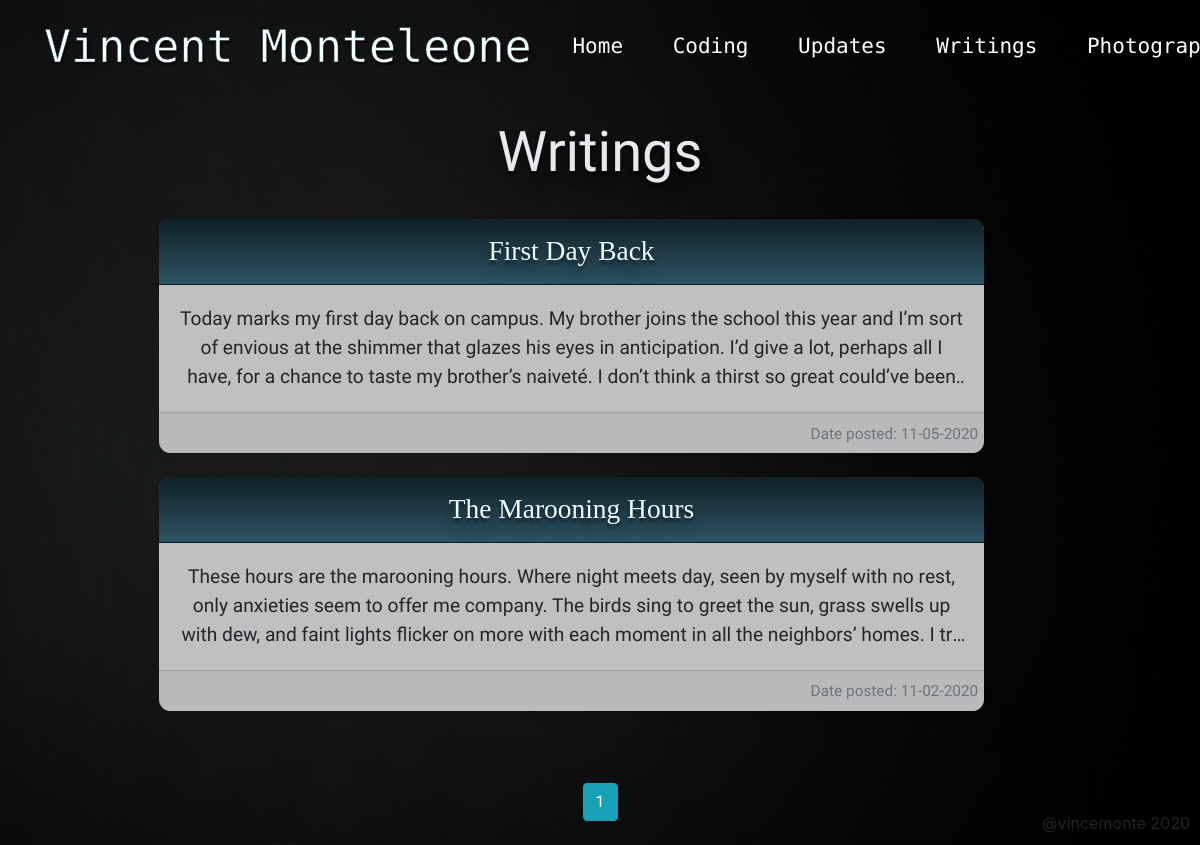
The page /writings on the database its author committed.
### personalWebsite/models.py (models this page shows, shortened)
class Project(db.Model):
    id = db.Column(db.Integer, primary_key=True)
    title = db.Column(db.String(100), nullable=False)
    type = db.Column(db.String(20), nullable=False)
    content= db.Column(db.Text, nullable=True)
    files = db.Column(db.String(80), nullable=True) #holds the path to the file images
    date_posted = db.Column(db.DateTime, nullable=False, default=datetime.now)
    user_id = db.Column(db.Integer, db.ForeignKey('user.id'), nullable=False)
    home_post = db.relationship('HomePost', backref='project', uselist=False)

### personalWebsite/posts/routes.py (the view)
@posts.route('/writings')
def writings():
    page = request.args.get('page', 1, type=int)
    posts = Project.query.filter_by(type='writing').order_by(Project.id.desc()).paginate(page=page, per_page=10)
    return render_template('writings.html', posts=posts)

### personalWebsite/templates/writings.html (shortened to what this page needs)
{% extends "layout.html" %}
{% block content %}
<div class="container post-section">
  <h1 class="display-4 text-white-2 text-center">Writings</h1>
  <hr>
  <div class="row text-center">
    {% for post in posts.items %}
    <div class="col-lg-9">
      <div class="card mb-4 shadow-sm">
        <div class="card-header">
          <a class = "card-title" href="{{ url_for('posts.project', title=post.title) }}">{{ post.title }}</a>
        </div>
        <div class="card-body">
          <p class= "card-text ellipsis-text">{{ post.content }}</p>
        </div>
        <div class="card-footer text-right">
          <small class="text-muted">Date posted: {{ post.date_posted.strftime('%m-%d-%Y') }}</small>
        </div>
      </div>
    </div>
    {% endfor %}
  </div>
  <div class="container mt-5 text-center">
    {% for page_num in posts.iter_pages(left_edge=1, right_edge=1, left_current=1, right_current=2) %}
      {% if page_num %}
        {% if posts.page == page_num %}
          <a class="btn btn-info mb-4" href="{{ url_for('posts.writings', page=page_num) }}">{{ page_num }}</a>
        {% else %}
          <a class="btn btn-outline-info mb-4" href="{{ url_for('posts.writings', page=page_num) }}">{{ page_num }}</a>
        {% endif %}
      {% else %}
        <small>...</small>
      {% endif %}
    {% endfor %}
  </div>
</div>
{% endblock content %}

### personalWebsite/static/main.css (style rules this page uses)
body { margin: 0; background-position: top; background-size: cover; width: 100%; background-image: url(images/GrayWallBackground.jpg); transition: 4s ease; }
.col-lg-9 { max-width: 80%; margin-left: 10%; margin-right: auto; }
.row .card { border-style: none; background: #C0C0C0; border-radius: .6em; }
.row .card-header { background: #0f2027; background: -webkit-linear-gradient(to bottom, #0f2027, #203a43, #2c5364); background: linear-gradient(to bottom, #0f2027, #203a43, #2c5364); border-top-right-radius: .5em; border-top-left-radius: .5em; }
.card-title { text-decoration: none; color: #F0FFFF; font-size: 1.43em; font-weight: 500; text-align: left; font-family: 'Crimson Text', serif; text-shadow: 0px 4px 3px rgba(0,0,0,0.4), 0px 8px 13px rgba(0,0,0,0.1), 0px 18px 23px rgba(0,0,0,0.1); }
.card-footer { padding: .3em; }
.ellipsis-text { overflow: hidden; display: -webkit-box; -webkit-line-clamp: 3; -webkit-box-orient: vertical; }
.post-section { margin-top: 6.2em; }
.text-white-2 { color: #E7E9EE; text-shadow: 0px 4px 3px rgba(0,0,0,0.4), 0px 8px 13px rgba(0,0,0,0.1), 0px 18px 23px rgba(0,0,0,0.1); }

### rows shown on the page
Project: title "First Day Back", content "Today marks my first day back on campus. My brother joins the school this year and I’m sort of envious at the shimmer that glazes his eyes in anticipation. I’d give a lot, perhaps all I have, for a chance to taste my brother’s naiveté. I don’t think a thirst so great could’ve…", date_posted "11-05-2020"
Project: title "The Marooning Hours", content "These hours are the marooning hours. Where night meets day, seen by myself with no rest, only anxieties seem to offer me company. The birds sing to greet the sun, grass swells up with dew, and faint lights flicker on more with each moment in all the neighbors’ homes. I…", date_posted "11-02-2020"

### other values the page prints
{{ page_num }} "1"
